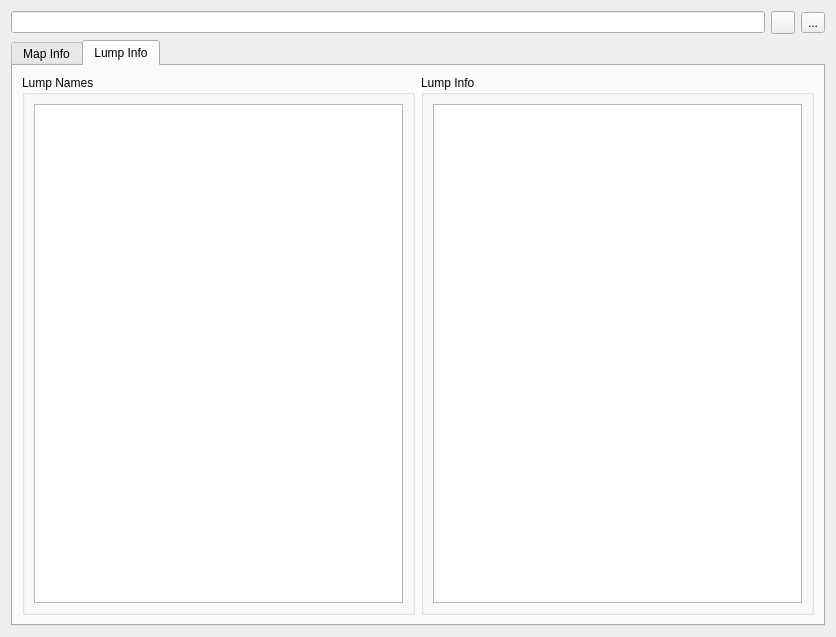
<?xml version="1.0" encoding="UTF-8"?>
<ui version="4.0">
 <class>MainWindow</class>
 <widget class="QWidget" name="MainWindow">
  <property name="geometry">
   <rect>
    <x>0</x>
    <y>0</y>
    <width>836</width>
    <height>637</height>
   </rect>
  </property>
  <property name="windowTitle">
   <string>WAD Tools</string>
  </property>
  <layout class="QGridLayout" name="gridLayout_2">
   <item row="1" column="0">
    <layout class="QGridLayout" name="baseGrid">
     <item row="0" column="0">
      <widget class="QTabWidget" name="mainTabs">
       <property name="currentIndex">
        <number>1</number>
       </property>
       <widget class="QWidget" name="mapInfoTab">
        <attribute name="title">
         <string>Map Info</string>
        </attribute>
        <layout class="QHBoxLayout" name="horizontalLayout_2">
         <item>
          <layout class="QHBoxLayout" name="horizontalLayout">
           <item>
            <widget class="QGroupBox" name="mapNamesGb">
             <property name="title">
              <string>Map Names</string>
             </property>
             <layout class="QGridLayout" name="gridLayout_4">
              <item row="0" column="0">
               <layout class="QGridLayout" name="gridLayout">
                <item row="0" column="0">
                 <widget class="QListWidget" name="mapNamesList">
                  <property name="selectionMode">
                   <enum>QAbstractItemView::MultiSelection</enum>
                  </property>
                 </widget>
                </item>
               </layout>
              </item>
             </layout>
            </widget>
           </item>
           <item>
            <widget class="QGroupBox" name="mapInfoGb">
             <property name="title">
              <string>Map Info</string>
             </property>
             <layout class="QGridLayout" name="gridLayout_5">
              <item row="0" column="0">
               <layout class="QGridLayout" name="gridLayout_3">
                <item row="0" column="0">
                 <widget class="QListWidget" name="mapInfoList">
                  <property name="selectionMode">
                   <enum>QAbstractItemView::MultiSelection</enum>
                  </property>
                 </widget>
                </item>
               </layout>
              </item>
             </layout>
            </widget>
           </item>
          </layout>
         </item>
        </layout>
       </widget>
       <widget class="QWidget" name="lumpInfoTab">
        <attribute name="title">
         <string>Lump Info</string>
        </attribute>
        <layout class="QHBoxLayout" name="horizontalLayout_5">
         <item>
          <layout class="QHBoxLayout" name="horizontalLayout_4">
           <item>
            <widget class="QGroupBox" name="lumpNamesGb">
             <property name="title">
              <string>Lump Names</string>
             </property>
             <layout class="QGridLayout" name="gridLayout_8">
              <item row="0" column="0">
               <layout class="QGridLayout" name="gridLayout_6">
                <item row="0" column="1">
                 <widget class="QListWidget" name="lumpNamesList">
                  <property name="selectionMode">
                   <enum>QAbstractItemView::MultiSelection</enum>
                  </property>
                 </widget>
                </item>
               </layout>
              </item>
             </layout>
            </widget>
           </item>
           <item>
            <widget class="QGroupBox" name="lumpInfoGb">
             <property name="title">
              <string>Lump Info</string>
             </property>
             <layout class="QGridLayout" name="gridLayout_9">
              <item row="0" column="0">
               <layout class="QGridLayout" name="gridLayout_7">
                <item row="0" column="0">
                 <widget class="QListWidget" name="lumpInfoList">
                  <property name="selectionMode">
                   <enum>QAbstractItemView::MultiSelection</enum>
                  </property>
                 </widget>
                </item>
               </layout>
              </item>
             </layout>
            </widget>
           </item>
          </layout>
         </item>
        </layout>
       </widget>
      </widget>
     </item>
    </layout>
   </item>
   <item row="0" column="0">
    <layout class="QHBoxLayout" name="horizontalLayout_3">
     <item>
      <widget class="QLineEdit" name="wadPathLineEdit">
       <property name="readOnly">
        <bool>true</bool>
       </property>
      </widget>
     </item>
     <item>
      <widget class="QToolButton" name="refreshButton">
       <property name="text">
        <string/>
       </property>
       <property name="icon">
        <iconset theme="reload"/>
       </property>
      </widget>
     </item>
     <item>
      <widget class="QToolButton" name="browseWadButton">
       <property name="text">
        <string>...</string>
       </property>
      </widget>
     </item>
    </layout>
   </item>
  </layout>
 </widget>
 <resources/>
 <connections/>
</ui>
